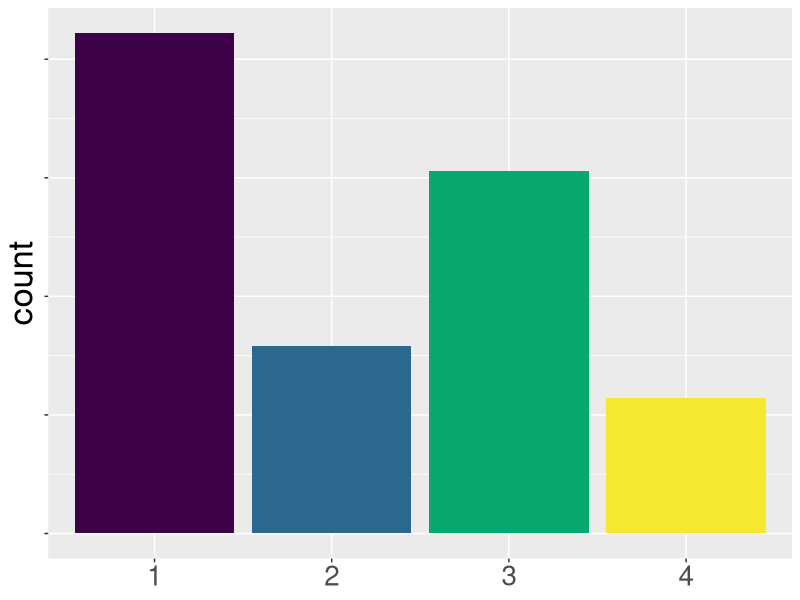
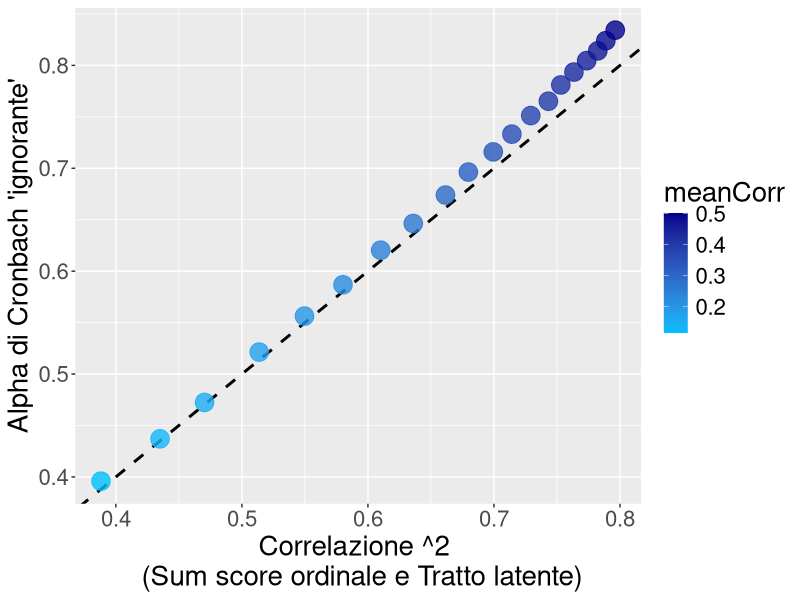
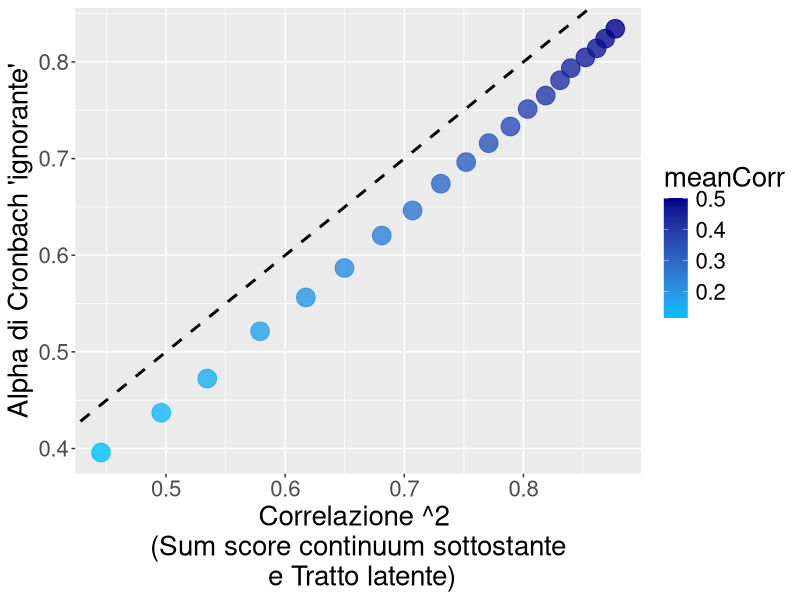
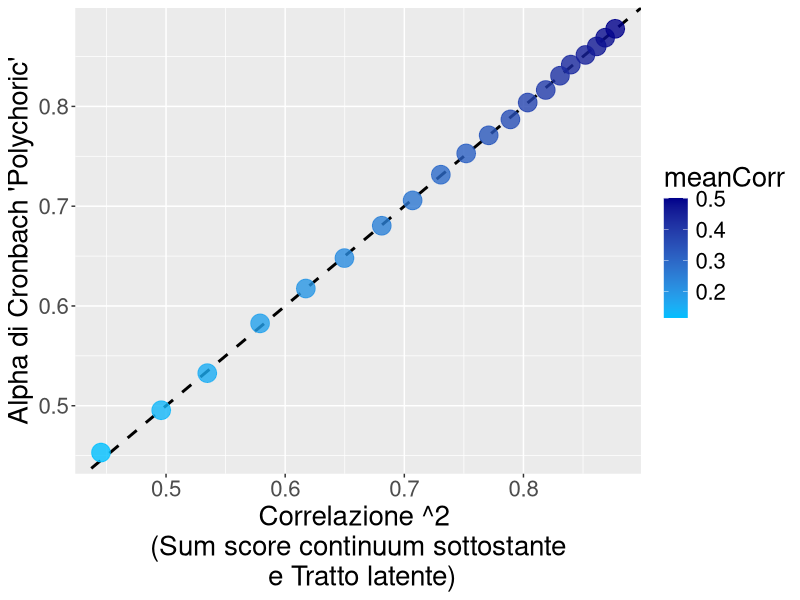

These figures' R source, in order: (Note: this script raises an error after producing the figures.)
## ---- chunk 1
#| echo: false
library(ggplot2)
x = rnorm(1e5,0,1)
x = cut(x,breaks=c(-Inf,-0.2,0.2,1.2,Inf),labels=c(1,2,3,4))
x = data.frame(x=as.character(as.numeric(x)))
ggplot(x)+
  geom_bar(aes(x=x,fill=x))+
  scale_fill_manual(values=c("#3e0248","#2a688d","#09a870","#f4e92f"))+
  theme(text=element_text(size=25),
        axis.text.y=element_blank(),
        axis.title.x=element_blank(),
        legend.position="none")
## ---- chunk 2
#| code-fold: true
#| warning: false
#| message: false
#| results: "hide"

library(lavaan)
library(psych)
meanLoad = seq(.4,1.2,length.out=20)
res1 = data.frame(meanLoad=meanLoad,
                  meanCorr=NA,
                  AlphaCronbach=NA,
                  AlphaCronbachPolyc=NA,
                  VarVera=NA,
                  VarOrd=NA)
for(i in 1:nrow(res1)){
  
  N = 1e5
  X_true = rnorm(N,0,1)
  
  X1 = scale(res1$meanLoad[i]*X_true + rnorm(N,0,1))
  X2 = scale(res1$meanLoad[i]*X_true + rnorm(N,0,1))
  X3 = scale(res1$meanLoad[i]*X_true + rnorm(N,0,1))
  X4 = scale(res1$meanLoad[i]*X_true + rnorm(N,0,1))
  X5 = scale(res1$meanLoad[i]*X_true + rnorm(N,0,1))
  res1$VarVera[i] = cor(rowSums(cbind(X1,X2,X3,X4,X5)),X_true)^2
  
  x1 = as.numeric(cut(X1,breaks=c(-Inf,-0.2,0.2,1.2,Inf),labels=c(1,2,3,4)))
  x2 = as.numeric(cut(X2,breaks=c(-Inf,-0.2,0.2,1.2,Inf),labels=c(1,2,3,4)))
  x3 = as.numeric(cut(X3,breaks=c(-Inf,-0.2,0.2,1.2,Inf),labels=c(1,2,3,4)))
  x4 = as.numeric(cut(X4,breaks=c(-Inf,-0.2,0.2,1.2,Inf),labels=c(1,2,3,4)))
  x5 = as.numeric(cut(X5,breaks=c(-Inf,-0.2,0.2,1.2,Inf),labels=c(1,2,3,4)))
  res1$VarOrd[i] = cor(rowSums(cbind(x1,x2,x3,x4,x5)),X_true)^2
  
  df = data.frame(x1,x2,x3,x4,x5)
  res1$meanCorr[i] = mean(cor(df)[lower.tri(cor(df))])
  #model = "X_latent =~ x1+x2+x3+x4+x5"
  #fit = cfa(model, df)
  res1$AlphaCronbach[i] = psych::alpha(df)$total$raw_alpha
  res1$AlphaCronbachPolyc[i] = alpha(polychoric(df)$rho)$total$raw_alpha
}
## ---- chunk 3
#| code-fold: true
#| warning: false
#| message: false
#| results: "hide"

ggplot(res1,aes(x=VarOrd,y=AlphaCronbach,color=meanCorr))+
  geom_abline(slope = 1, intercept = 0, linetype = "dashed", size=1)+
  scale_color_gradient(low = "deepskyblue", high = "blue4")+
  geom_point(size=6,alpha=.8)+
  theme(text=element_text(size=20))+
  xlab("Correlazione ^2 \n (Sum score ordinale e Tratto latente)")+
  ylab("Alpha di Cronbach 'ignorante'")
## ---- chunk 4
#| code-fold: true
#| warning: false
#| message: false
#| results: "hide"

ggplot(res1,aes(x=VarVera,y=AlphaCronbach,color=meanCorr))+
  geom_abline(slope = 1, intercept = 0, linetype = "dashed", size=1)+
  scale_color_gradient(low = "deepskyblue", high = "blue4")+
  geom_point(size=6,alpha=.8)+
  theme(text=element_text(size=20))+
  xlab("Correlazione ^2 \n (Sum score continuum sottostante \n e Tratto latente)")+
  ylab("Alpha di Cronbach 'ignorante'")
## ---- chunk 5
#| warning: false
#| message: false

# Esempio calcolo Alpha con correlazioni policoriche
library(psych)
rho = polychoric(df)$rho
alpha(rho)$total
## ---- chunk 6
ggplot(res1,aes(x=VarVera,y=AlphaCronbachPolyc,color=meanCorr))+
  geom_abline(slope = 1, intercept = 0, linetype = "dashed", size=1)+
  scale_color_gradient(low = "deepskyblue", high = "blue4")+
  geom_point(size=6,alpha=.8)+
  theme(text=element_text(size=20))+
  xlab("Correlazione ^2 \n (Sum score continuum sottostante \n e Tratto latente)")+
  ylab("Alpha di Cronbach 'Polychoric'")
## ---- chunk 7
#| code-fold: true
#| warning: false
#| message: false
#| results: "hide"

# Simulazione dati

set.seed(0)
N = 1500
X_true = rnorm(N,0,1)
  
X1 = scale(0.8*X_true + rnorm(N,0,1))
X2 = scale(0.8*X_true + rnorm(N,0,1))
X3 = scale(0.8*X_true + rnorm(N,0,1))
X4 = scale(0.8*X_true + rnorm(N,0,1))
X5 = scale(0.8*X_true + rnorm(N,0,1))

df = data.frame(
  x1 = as.numeric(cut(X1,breaks=c(-Inf,-0.2,0.2,1.2,Inf),labels=c(1,2,3,4))),
  x2 = as.numeric(cut(X2,breaks=c(-Inf,-0.2,0.2,1.2,Inf),labels=c(1,2,3,4))),
  x3 = as.numeric(cut(X3,breaks=c(-Inf,-0.2,0.2,1.2,Inf),labels=c(1,2,3,4))),
  x4 = as.numeric(cut(X4,breaks=c(-Inf,-0.2,0.2,1.2,Inf),labels=c(1,2,3,4))),
  x5 = as.numeric(cut(X5,breaks=c(-Inf,-0.2,0.2,1.2,Inf),labels=c(1,2,3,4)))
)
## ---- chunk 8
#| warning: false
#| message: false

library(lavaan)
model = " 
  X_latent =~ x1+x2+x3+x4+x5
"
fit = cfa(model, df, ordered=T)

library(semTools)
reliability(fit)
# compRelSEM(fit) # in questo caso ci restituisce l'omega
## ---- chunk 9
#| warning: false
#| message: false

library(psych)
alpha(polychoric(df)$rho)$total
